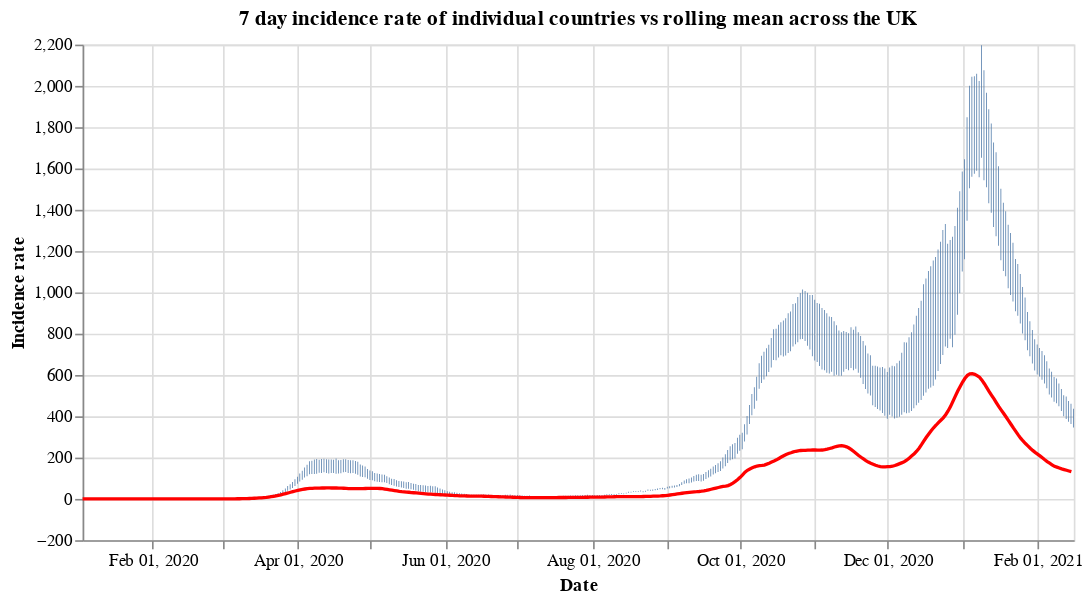

The code cell stored with this chart in its notebook:
### Code cell
#collapse
countries = uk_cases['areaName'].unique()
countries.sort()

selection = alt.selection_single(
    name='Select',
    fields=['areaName'],
    init={'areaName': 'Wales'},
    bind={'areaName': alt.binding_select(options=countries)}
)

# scatter plot, modify opacity based on selection
bars = alt.Chart(uk_cases).mark_bar().add_selection(
    selection
).encode(
    x=alt.X("yearmonthdate(date):T", axis=alt.Axis(title='Date')),
    y=alt.Y("weeklyCasesRate:Q", axis=alt.Axis(title='Incidence rate')),
    tooltip='weeklyCasesRate:Q',
    opacity=alt.condition(selection, alt.value(1), alt.value(0))
).properties(title=f'7 day incidence rate of individual countries vs rolling mean across the UK', width=600)

line = alt.Chart(overview_cases).mark_line(
    color='red',
    size=2,
).transform_window(
    rolling_mean='mean(weeklyCasesRate)',
    frame=[0, 7]
).encode(
    x='yearmonthdate(date):T',
    y='rolling_mean:Q'
)

alt.layer(bars, line)

### Figure 1 — Vega-Lite specification as saved in the notebook (floating-point values rounded to 4 significant figures; data arrays with more than 128 entries replaced by an {"elided": "..."} marker saying what was removed)
{"config": {"view": {"continuousWidth": 400, "continuousHeight": 300}}, "layer": [{"data": {"name": "data-6518fa8dbc755318758be3dd65bc72a0"}, "mark": "bar", "encoding": {"opacity": {"condition": {"value": 1, "selection": "Select"}, "value": 0}, "tooltip": {"type": "quantitative", "field": "weeklyCasesRate"}, "x": {"type": "temporal", "axis": {"title": "Date"}, "field": "date", "timeUnit": "yearmonthdate"}, "y": {"type": "quantitative", "axis": {"title": "Incidence rate"}, "field": "weeklyCasesRate"}}, "selection": {"Select": {"type": "single", "fields": ["areaName"], "init": {"areaName": "Wales"}, "bind": {"areaName": {"input": "select", "options": ["England", "Northern Ireland", "Scotland", "Wales"]}}}}, "title": "7 day incidence rate of individual countries vs rolling mean across the UK", "width": 600}, {"data": {"name": "data-5b62a0ca79bbac6f1fb3e859f9218ea1"}, "mark": {"type": "line", "color": "red", "size": 2}, "encoding": {"x": {"type": "temporal", "field": "date", "timeUnit": "yearmonthdate"}, "y": {"type": "quantitative", "field": "rolling_mean"}}, "transform": [{"window": [{"op": "mean", "field": "weeklyCasesRate", "as": "rolling_mean"}], "frame": [0, 7]}]}], "$schema": "https://vega.github.io/schema/vega-lite/v4.8.1.json", "datasets": {"data-6518fa8dbc755318758be3dd65bc72a0": {"elided": "1640 records"}, "data-5b62a0ca79bbac6f1fb3e859f9218ea1": {"elided": "410 records"}}}
